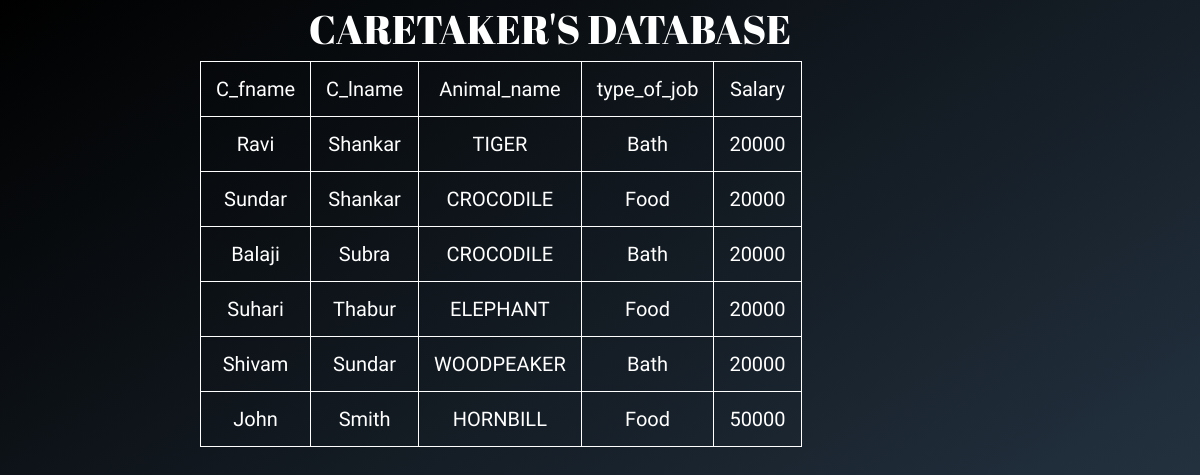
Page /spec/ny.php on the committed database.
### tables this page shows
CREATE TABLE `caretaker` (
  `CT_id` int(11) NOT NULL,
  `animal_no` int(11) NOT NULL,
  `timing` time NOT NULL,
  `salary` int(11) NOT NULL,
  `type_of_job` varchar(30) NOT NULL,
  `C_fname` varchar(30) NOT NULL,
  `C_lname` varchar(30) NOT NULL,
  `cage_no` int(11) NOT NULL
);

CREATE TABLE `animals` (
  `animal_no` int(11) NOT NULL,
  `animal_type` varchar(30) NOT NULL,
  `gender` varchar(6) NOT NULL,
  `no_of_descendants` int(11) NOT NULL,
  `cage_no` int(11) NOT NULL,
  `animal_name` varchar(30) NOT NULL
);

### spec/ny.php (the view, shortened to what this page needs)
<html>
<link href="https://cdn.jsdelivr.net/npm/bootstrap@5.0.0-beta1/dist/css/bootstrap.min.css" rel="stylesheet">
<body>
  <h1> CARETAKER'S DATABASE </h1>
  <table>
    <tr>
      <td style="font-size: 20px">C_fname</td>
      <td style="font-size: 20px">C_lname</td>
	  <td style="font-size: 20px">Animal_name</td>
	  <td style="font-size: 20px">type_of_job</td>
      <td style="font-size: 20px">Salary</td>
      </tr>
<?php
$servername = "localhost";
$username = "root";
$password = "";
$dbname = "proj";
$conn = new mysqli($servername, $username, $password, $dbname);
$sql = "SELECT c.C_fname,c.C_lname,a.animal_name,c.type_of_job,c.salary FROM `caretaker` c,animals a WHERE a.animal_no=c.animal_no ORDER BY c.salary";
$result = $conn->query($sql);
if ($result->num_rows > 0) {
    while($row = $result->fetch_assoc()) {
        ?>
        <tr>
            <td style="font-size: 20px"><?php echo $row["C_fname"]; ?></td>
            <td style="font-size: 20px"><?php echo $row["C_lname"]; ?></td>
			<td style="font-size: 20px"><?php echo $row["animal_name"]; ?></td>
			<td style="font-size: 20px"><?php echo $row["type_of_job"]; ?></td>
            <td style="font-size: 20px"><?php echo $row["salary"]; ?></td>
        </tr>
          <?php
    }
} else {
    echo "0 results";
}
?>
</table>
</body>
</html>

### spec/ny.php (style rules this page uses)
body { font-family: "Work Sans", sans-serif; background-repeat: no-repeat; font-size: 30px; background-size: cover; padding-left: 200px; padding-top: 5px; background-color: white; background-color: #000000; background-image: linear-gradient(147deg, #000000 0%, #2c3e50 100%); padding-bottom: 20%; }
table, th, td { border: 1px solid white; padding: 15px; text-align: center; color: white; }
table { border-spacing: 20px; }
h1 { font-family: 'Abril Fatface', cursive; font-size: 2.5rem; color: white; text-align: center; padding-right: 300px; }

### rows in the picture
caretaker: C_fname "Ravi", C_lname "Shankar", animals.animal_name "TIGER", type_of_job "Bath", salary "20000"
caretaker: C_fname "Sundar", C_lname "Shankar", animals.animal_name "CROCODILE", type_of_job "Food", salary "20000"
caretaker: C_fname "Balaji", C_lname "Subra", animals.animal_name "CROCODILE", type_of_job "Bath", salary "20000"
caretaker: C_fname "Suhari", C_lname "Thabur", animals.animal_name "ELEPHANT", type_of_job "Food", salary "20000"
caretaker: C_fname "Shivam", C_lname "Sundar", animals.animal_name "WOODPEAKER", type_of_job "Bath", salary "20000"
caretaker: C_fname "John", C_lname "Smith", animals.animal_name "HORNBILL", type_of_job "Food", salary "50000"
